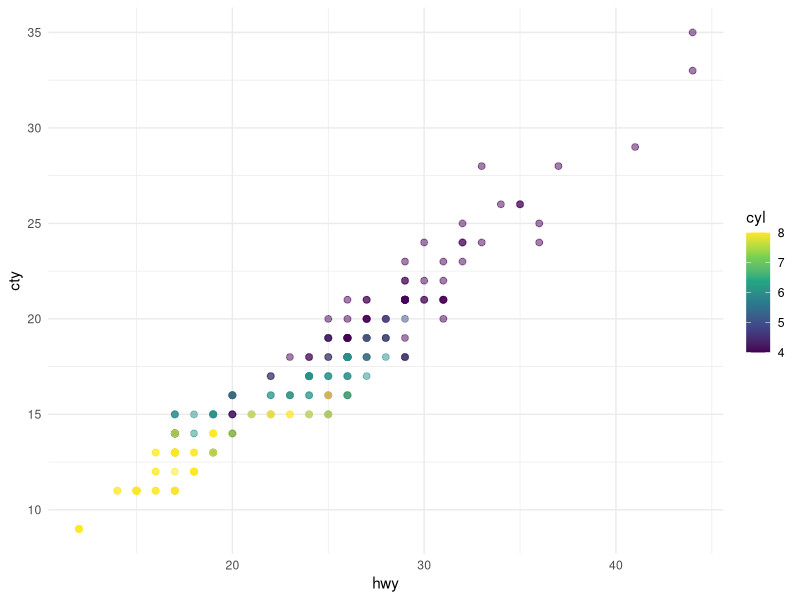
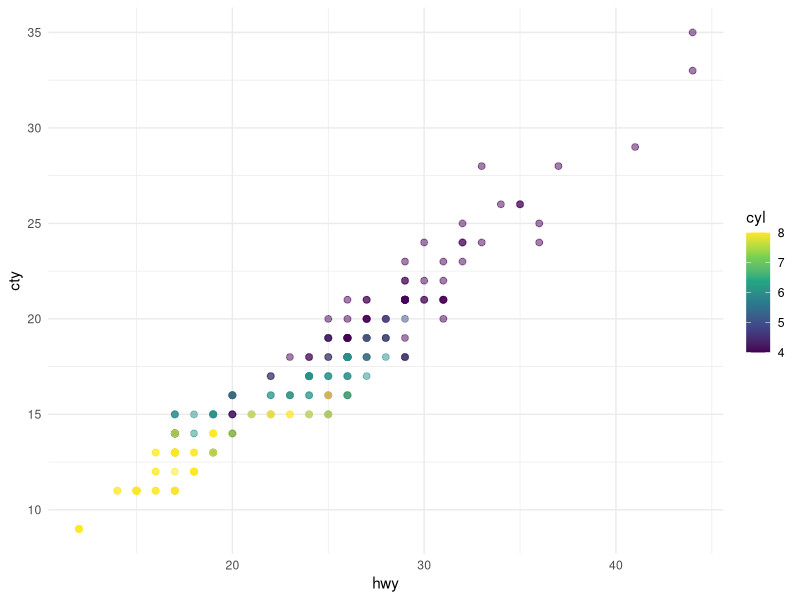
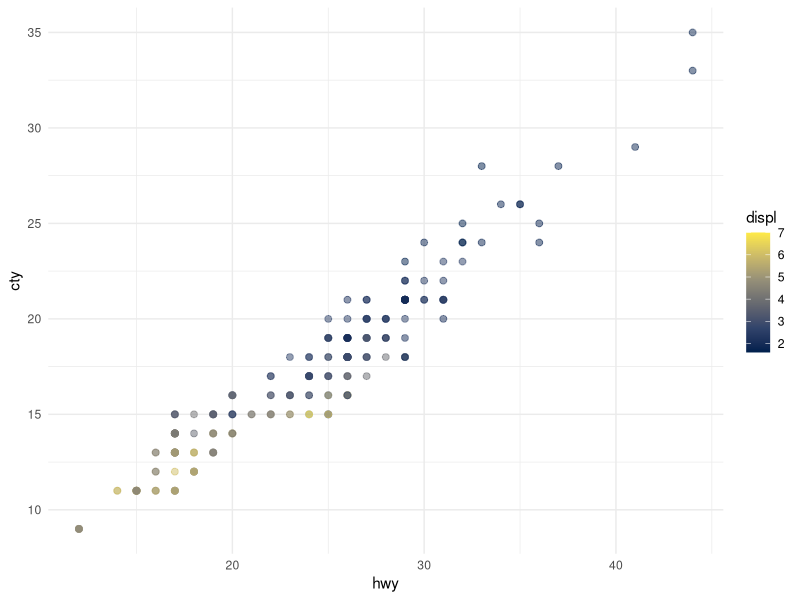

Recreate these plots in R, in order.
## ---- chunk 1
#| label: fig-example-cars
#| echo: fenced
#| fig-cap: "Gráfico de correlación lineal positiva entre el kilometraje en ciudad y en carretera de diferentes modelos de coches."

library(ggplot2)
#| label: scatterplot
#| echo: true

ggplot(mpg, aes(x = hwy, y = cty, color = cyl)) +
  geom_point(alpha = 0.5, size = 2) +
  scale_color_viridis_c() +
  theme_minimal()
## ---- chunk 2
#| label: fig-mpg-subplot
#| echo: fenced
#| fig-cap: "Kilometraje en ciudad y en carretera de 38 modelos populares de coches."
#| 
#| fig-subcap: 
#|   - "Color por núm. de cilindros."
#|   - "Color por cubicaje del motor, en litros."
#| layout-ncol: 1

ggplot(mpg, aes(x = hwy, y = cty, color = cyl)) +
  geom_point(alpha = 0.5, size = 2) +
  scale_color_viridis_c() +
  theme_minimal()

ggplot(mpg, aes(x = hwy, y = cty, color = displ)) +
  geom_point(alpha = 0.5, size = 2) +
  scale_color_viridis_c(option = "E") +
  theme_minimal()
